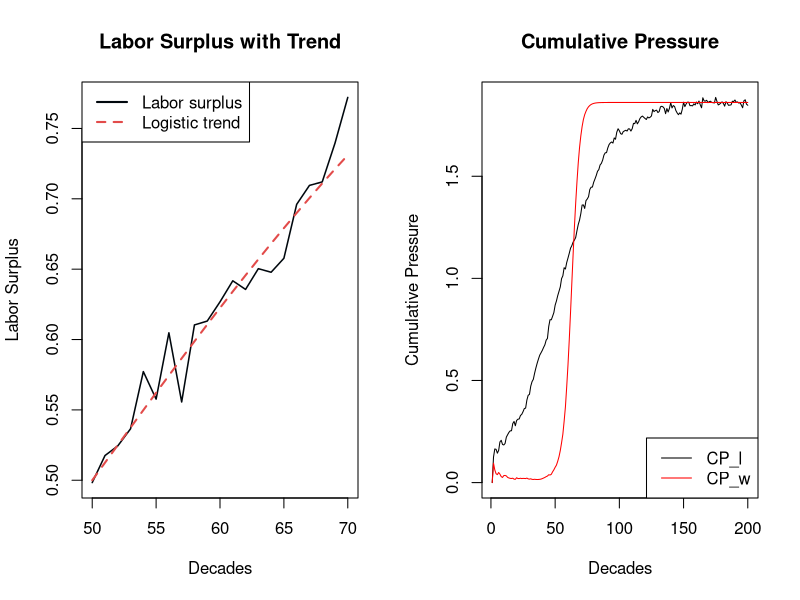
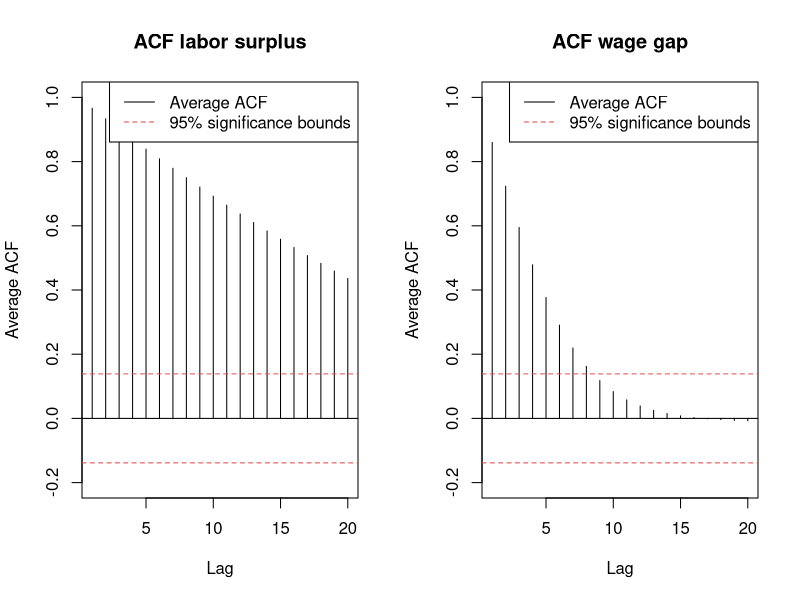
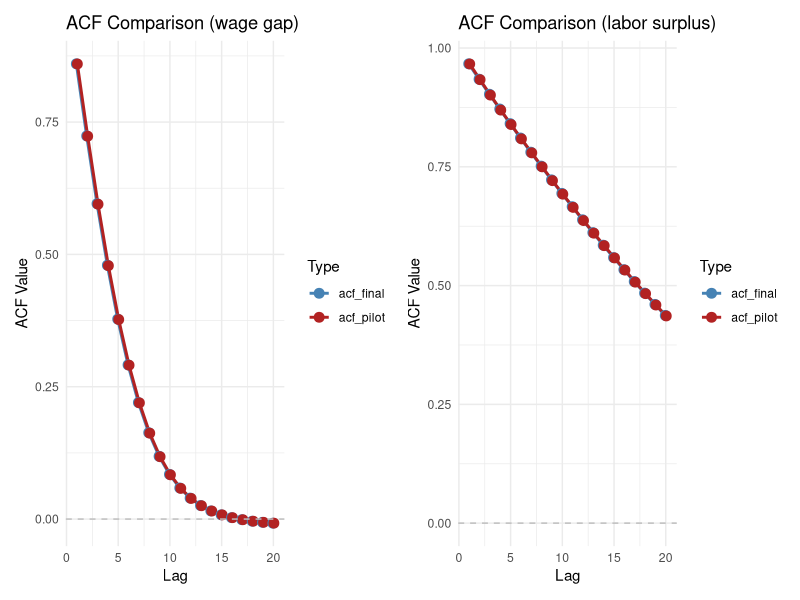
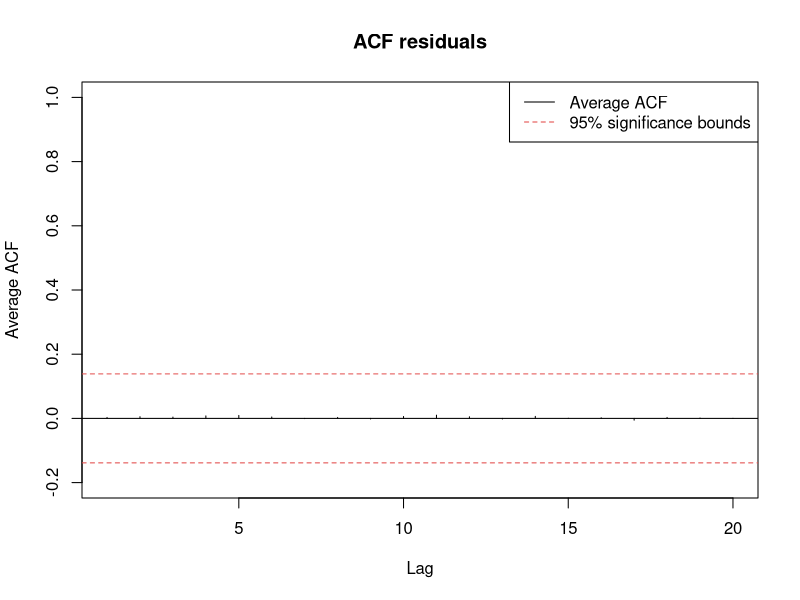

Write the R code that produced these figures, in order.
## ---- chunk 1
library(dplyr)
library(ggplot2)
library(tidyr)
library(sandwich)
library(lmtest)
library(patchwork)
## ---- chunk 2
set.seed(123)
## ---- chunk 3
N_pilot <- 10
T_pilot <- 200
## ---- chunk 4
# labor_surplus parameters
K_l <- 1
r_l <- .05
t0_l  <- 50
A <- .2
P <- 5
delta_l <- .43
## ---- chunk 5
func_labor_surplus <- function(N,T) {
  
  labor_surplus <- matrix(NA, nrow = T , ncol = N)
  for (n in 1:N) {
    for (t in 1:T) {
    
      logistic_trend <- K_l/(1+exp(-r_l*(t-t0_l)))
      oscillation <- A * exp(-delta_l*t) * sin((2*t*pi)/P)
      epsilon <- rnorm(1, mean = 0, sd = .02)
    
      labor_surplus[t, n] <- logistic_trend + oscillation + epsilon
    }
  }
  return(labor_surplus)
}
## ---- chunk 6
labor_surplus <- func_labor_surplus(N_pilot, T_pilot)
head(labor_surplus)
## ---- chunk 7
# wage_gap parameters
K_w <- 1
r_base <- .03
alpha <- .5
t0_w <- 60
## ---- chunk 8
func_wage_gap <- function(N, T, lab){
  
  wage_gap <- matrix(NA, nrow = T , ncol = N)
  for (n in 1:N) {
    for (t in 1:T) {
    
      if (t == 1) {r_w <- r_base} else {r_w <- r_base + alpha*(lab[t-1, n])}
    
     wage_gap[t,n]<- K_w/(1+exp(-r_w*(t-t0_w)))
    }
  }
  return(wage_gap)
}
## ---- chunk 9
wage_gap <- func_wage_gap(N_pilot, T_pilot, labor_surplus)
head(wage_gap)
## ---- chunk 10
# decay parameter (cumulative pressure)
delta_c <- 0.43
## ---- chunk 11
cp <- function(N, T, lab, wag) {
  
  CP_l <- matrix(NA, nrow = T , ncol = N)
  CP_w <- matrix(NA, nrow = T , ncol = N)

  for (n in 1:N){
    for (t in 1:T){
    
    # cumulative pressure is only meaningful at t=2
      if (t==1){
        CP_l[t, n] <- 0
        CP_w[t, n] <- 0
      }
      else {
      
        cpsum_l <- 0
        cpsum_w <- 0
      
        for (k in 1:(t-1)){
          cpsum_l <- cpsum_l + lab[t-k, n] * exp(-delta_c*k)
          cpsum_w <- cpsum_w + wag[t-k, n] * exp(-delta_c*k)
      }
      
        CP_l[t, n] <- cpsum_l
        CP_w[t, n] <- cpsum_w
      }
    }
  }
  return( list(CP_l = CP_l, CP_w = CP_w) )
}

## ---- chunk 12
result <- cp(N_pilot, T_pilot, labor_surplus, wage_gap)
CP_w <- result$CP_w
CP_l <- result$CP_l
## ---- chunk 13
head(CP_l)
## ---- chunk 14
head(CP_w)
## ---- chunk 15
n <- 70
s <- 50
trend_l <- K_l / (1 + exp(-r_l * (s:n - t0_l)))
 
par(mfrow = c(1,2))

plot(s:n, labor_surplus[s:n, 1], type = "n",
     xlab = "Decades", ylab = "Labor Surplus",
     main = "Labor Surplus with Trend")
lines(s:n, labor_surplus[s:n, 1], col = "#00070d", lwd = 1.5)
lines(s:n, trend_l, col = "#E24B4A", lty = 2, lwd = 2)
legend("topleft",
       legend = c("Labor surplus", "Logistic trend"),
       col = c("#00070d", "#E24B4A"),
       lty = c(1, 2, 1, 1), lwd = 2)

plot(1:T_pilot, CP_l[,1], type = "l", 
     xlab = "Decades", ylab = "Cumulative Pressure",
     main = "Cumulative Pressure")
lines(1:T_pilot, CP_w[,1],col ="red")
legend("bottomright", legend = c("CP_l", "CP_w"), col = c("black", "red"), lty = 1)

par(mfrow = c(2,1))

## ---- chunk 16
lag_max <- 20 
acf_matrix_l <- matrix(NA, nrow = lag_max , ncol = N_pilot)
acf_matrix_w <- matrix(NA, nrow = lag_max , ncol = N_pilot)
## ---- chunk 17
acf_func <- function(lag_max, acf_matrix, N, T, t0, CP) {
  for (s in 1:N){
    cps <- CP[t0:T, s]
    acf_matrix[,s] <- acf(cps, 
                          lag.max = lag_max,
                          plot = FALSE)$acf[-1]
  }
  acf_avg <- rowMeans(acf_matrix)
  return(acf_avg)
}
## ---- chunk 18
acf_avg_l <- acf_func(lag_max, acf_matrix_l, N_pilot, T_pilot, t0_l, CP_l)
acf_avg_w <- acf_func(lag_max, acf_matrix_w, N_pilot, T_pilot, t0_w, CP_w)
## ---- chunk 19
acf_plot <- function(acf, T, title = "Average ACF"){
  
   plot(1:lag_max, acf,
         type = "h",
         xlab = "Lag",
         ylab = "Average ACF",
         main = title,
         ylim = c(-0.2, 1))
    abline(h = 0)
          # Significance bounds
    abline(h =  1.96 / sqrt(T), lty = 2, col = "#E24B4A")
    abline(h = -1.96 / sqrt(T), lty = 2, col = "#E24B4A")
        
    legend("topright",
            legend = c("Average ACF", "95% significance bounds"),
            col    = c("black", "#E24B4A"),
            lty    = c(1, 2))
  
}
## ---- chunk 20
par(mfrow = c(1,2))
acf_plot(acf_avg_l, T_pilot, title = "ACF labor surplus")
acf_plot(acf_avg_w, T_pilot, title = "ACF wage gap" )
# Reset the plotting window
par(mfrow = c(1,1))
## ---- chunk 21
# Labor surplus
Tl_obs <- T_pilot - round(t0_l)
Tl_eff <- Tl_obs/(1+2*sum(acf_avg_l))

# Wage gap
Tw_obs <- T_pilot - round(t0_w)
Tw_eff <- Tw_obs/(1+2*sum(acf_avg_w))

ratio_w <- Tw_eff/Tw_obs
ratio_l <- Tl_eff/Tl_obs

cat("Effective sample size — labor surplus:",
    round(Tl_eff, 3), "\n")
cat("Effective sample size — wage gap:",
    round(Tw_eff, 3), "\n")
cat("Efficiency ratio — wage gap:", 
    round(ratio_w, 3), "\n")
cat("Efficiency ratio — labor surplus:", 
    round(ratio_l, 3), "\n")
cat("Usable decades — labor surplus:", Tl_obs, "\n")
cat("Usable decades — wage gap:", Tw_obs)
## ---- chunk 22
p <- c(0.001, 0.005, 0.01, 0.02, 0.05)
beta0_values <- qlogis(p)
epv <- 30
T_eff_binding <- Tw_eff

# N calculation for each p
sensitivity_analysis <- data.frame(
  crisis_prob = p ,
  beta0 = round(beta0_values, 4), 
  N_needed = ceiling(epv/(T_eff_binding*p))
)

print(sensitivity_analysis)
## ---- chunk 23
beta0 <- -5.2933	
beta1 <- 1.0   # wage gap effect — moderate
beta2 <- 0.5   # labor surplus effect — smaller alone
beta3 <- 2.0   # interaction — largest, captures Marx's threshold
## ---- chunk 24
y_func <- function(beta0, beta1, beta2, beta3, CP_l, CP_w, T, N) {
  
  z <- beta0 + (beta1*CP_w) + (beta2*CP_l) + (beta3*CP_l*CP_w)
  p_crisis <- 1/(1+exp(-z))
  
  y <- matrix(rbinom(T*N, size = 1, prob = p_crisis), 
              ncol = N, nrow = T)
  
  return(y)
}
## ---- chunk 25
y_pilot <- y_func(beta0, beta1, beta2, beta3, CP_l, CP_w, T_pilot, N_pilot)
## ---- chunk 26
head(y_pilot)
## ---- chunk 27
N_final <- 389
T_final <- 200
## ---- chunk 28
# Generate labor surplus , wage gap, CP_l, CP_w, y with N_final, T_final 
labor_surplus_fin <- func_labor_surplus(N_final, T_final)
wage_gap_fin <- func_wage_gap(N_final, T_final, labor_surplus_fin)

cp_fin <- cp(N_final, T_final, labor_surplus_fin, wage_gap_fin)
CPfin_l <- cp_fin$CP_l
CPfin_w <- cp_fin$CP_w

y_final <- y_func(beta0, beta1, beta2, beta3, CPfin_l, CPfin_w, T_final, N_final)
## ---- chunk 29
# crisis event count comparison
data.frame (
  Simulation = c("Pilot","Final"),
  N = c(N_pilot, N_final),
  T = c(T_pilot, T_final),
  Total_crisis = c(sum(y_pilot), sum(y_final))
    )
## ---- chunk 30
df_long <- data.frame(
  society = rep(1:N_final, each = T_final), 
  decade = rep(1:T_final, times = N_final), 
  CP_w = as.vector(CPfin_w), 
  CP_l = as.vector(CPfin_l), 
  y = as.vector(y_final)
)
## ---- chunk 31
model <- glm(y~CP_w+CP_l+CP_w:CP_l, 
             data = df_long, 
             family = binomial(link = "logit"))
summary(model)
## ---- chunk 32
X <- cbind(
  intercept = 1, 
  CP_w = as.vector(CPfin_w), 
  CP_l = as.vector(CPfin_l), 
  interaction = as.vector(CPfin_w)*as.vector(CPfin_l)
)

y_vec <- as.vector(y_final)
## ---- chunk 33
log_likelihood <- function(beta, X, y) {
  
  z <- X %*% beta
  p <- 1/(1+exp(-z))
  ll <- sum(y*log(p + 1e-10) + (1-y)*log(1-p  + 1e-10))
  
  return(-ll)
}
## ---- chunk 34
results <- optim(
    par = c(0,0,0,0),
    fn = log_likelihood,
    X = X, 
    y = y_vec, 
    method = "BFGS", 
    hessian = TRUE
  )
## ---- chunk 35
data.frame(
  true = c(beta0, beta1, beta2, beta3), 
  estimated_1 = c(coef(model)), 
  estimated_2 = c(results$par)
)
## ---- chunk 36
acfin_matrix_l <- matrix(NA, nrow = lag_max , ncol = N_final)
acfin_matrix_w <- matrix(NA, nrow = lag_max , ncol = N_final)

acfin_avg_l <- acf_func(lag_max, acfin_matrix_l, N_final, T_final, t0_l, CPfin_l)
acfin_avg_w <- acf_func(lag_max, acfin_matrix_w, N_final, T_final, t0_w, CPfin_w)
## ---- chunk 37
# compare acf pilot and acf final for labor surplus
acf_comp_l<- data.frame(lag = 1:lag_max, 
                        acf_final = acfin_avg_l, 
                        acf_pilot = acf_avg_l)

# compare acf pilot and acf final for wage gap
acf_comp_w <- data.frame(lag = 1:lag_max, 
                         acf_final = acfin_avg_w, 
                         acf_pilot = acf_avg_w)
## ---- chunk 38
acf_comparison <- function(acf_comp, title = "ACF Comparison: Final vs Pilot"){
  
  # convert to long format 
  acf_long <- pivot_longer(acf_comp, 
                           cols = c(acf_final, acf_pilot), 
                           names_to = "Type", 
                           values_to = "ACF_Values")
  
  p <- ggplot(acf_long, aes(x = lag, y = ACF_Values, color = Type, group = Type)) +
    geom_line(position = position_dodge(width = 0.2), linewidth = 1) + 
    geom_point(position = position_dodge(width = 0.2), size = 3) + 
    geom_hline(yintercept = 0, linetype = "dashed", color = "gray") +
    theme_minimal() +
   
    labs(title = title,        
         x = "Lag", 
         y = "ACF Value") +
    scale_color_manual(values = c("acf_final" = "steelblue", "acf_pilot" = "firebrick"))
  
  # Return the plot
  return(p) 
}
## ---- chunk 39
plot_wage <- acf_comparison(acf_comp_w, title = "ACF Comparison (wage gap)" )
plot_labor <-acf_comparison(acf_comp_l, title = "ACF Comparison (labor surplus)" )
## ---- chunk 40
combined_plot <- plot_wage + plot_labor
combined_plot
## ---- chunk 41
residuals_pearson <- residuals(model, type = "pearson")
lag_max <- min(Tl_obs/4, 20)
df_long_ord <- df_long %>% arrange(society, decade)
acf_resid_matrix <- matrix (NA, nrow = lag_max, ncol = N_final)


for (s in 1:N_final){
  # Extract the residuals for society s
  res_s <- residuals_pearson[df_long$society == s]
  acf_resid_matrix[,s]<-acf(res_s, lag_max, plot = FALSE)$acf[-1]
}

avg_resid_matrix <- rowMeans(acf_resid_matrix)
## ---- chunk 42
acf_plot(avg_resid_matrix, T_final, title = "ACF residuals")
## ---- chunk 43
# log prior function 
log_prior <- function(beta){
  # beta0~Normal(0, 10)
  # beta1, beta2, beta3~Normal(0, 5)
  dnorm(beta[1], 0, 10, log = TRUE)+ 
  dnorm(beta[2], 0, 5, log = TRUE)+ 
  dnorm(beta[3], 0, 5, log = TRUE)+ 
  dnorm(beta[4], 0, 5, log = TRUE)
}
